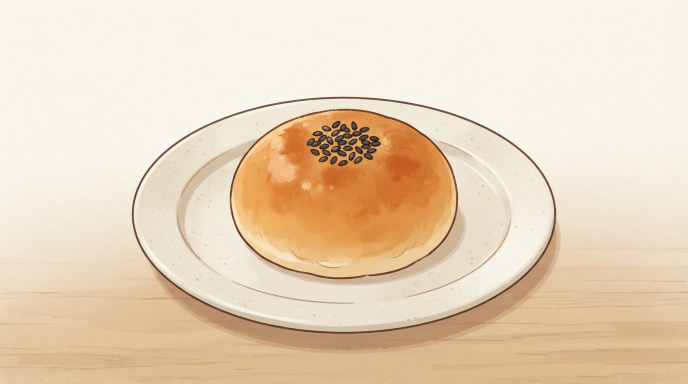
#> input picture pokedex/assets/images/anpan_image.png, 1376 x 768 px (shown at 1/2 size); its folder holds 3 pictures in this run
$ python resize_images.py
#> lines starting #> are read from the running program, lines starting #| are printed output that depends on the picture
from io import BytesIO
from pathlib import Path
import argparse

from PIL import Image, ImageOps


def display_name(value: str) -> str:
    return value.encode("ascii", "backslashreplace").decode("ascii")


def encode_webp(image: Image.Image, quality: int) -> bytes:
    """Encode an image as WebP and return the encoded bytes."""
    buffer = BytesIO()

    image.save(
        buffer,
        format="WEBP",
        quality=quality,
        method=6,  # Higher compression effort; slower but smaller files
    )

    return buffer.getvalue()


def convert_png(
    source: Path,
    destination: Path,
    max_size: int,
    target_kb: int,
    min_quality: int = 35,
    max_quality: int = 90,
) -> None:
#> called with max_size = 640, target_kb = 20, min_quality = 50, max_quality = 95
    with Image.open(source) as image:
        # Apply camera/mobile EXIF orientation before resizing.
#> image is the input picture: PIL image 1376x768 RGB; mean R, G, B 232.8, 212.8, 188.1
        image = ImageOps.exif_transpose(image)

        # Preserve aspect ratio and never enlarge smaller images.
        image.thumbnail((max_size, max_size), Image.Resampling.LANCZOS)
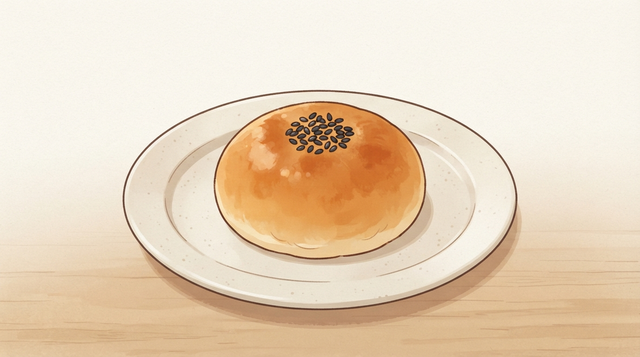
#> image: PIL image 640x357 RGB; mean R, G, B 232.8, 212.8, 188.1

        # Keep transparency when present. Otherwise use RGB.
        has_alpha = (
            image.mode in ("RGBA", "LA")
            or "transparency" in image.info
        )
#> has_alpha = False

        if has_alpha:
            image = image.convert("RGBA")
        else:
            image = image.convert("RGB")

        target_bytes = target_kb * 1024
        selected_data = None
        selected_quality = None

        # Try the highest quality first, then reduce until the target is met.
        for quality in range(max_quality, min_quality - 1, -1):
            data = encode_webp(image, quality)

            if selected_data is None or len(data) < len(selected_data):
                selected_data = data
                selected_quality = quality

            if len(data) <= target_bytes:
                selected_data = data
                selected_quality = quality
                break

        destination.write_bytes(selected_data)

        actual_kb = len(selected_data) / 1024
#> actual_kb = 19.38
        print(
            f"{display_name(source.name)} -> {display_name(destination.name)} | "
            f"{image.width}x{image.height} | "
            f"{actual_kb:.1f} KB | quality {selected_quality}"
        )
#| anpan_image.png -> anpan.webp | 640x357 | 19.4 KB | quality 91

        if actual_kb > target_kb:
            print(
                f"  Warning: could not reach {target_kb} KB without "
                f"using quality below {min_quality}."
            )

ASSETS_DIR = Path(__file__).resolve().parent.parent / "assets"

IMAGE_SUFFIXES = {".bmp", ".gif", ".jpeg", ".jpg", ".png", ".tif", ".tiff", ".webp"}


if __name__ == "__main__":
    source_dir = ASSETS_DIR / "images"
    thumbnail_dir = ASSETS_DIR / "thumbnails"
    thumbnail_dir.mkdir(parents=True, exist_ok=True)

    for source in sorted(source_dir.iterdir()):
        if not source.is_file() or source.suffix.lower() not in IMAGE_SUFFIXES:
            continue

        thumbnail_name = source.stem.removesuffix("_image") + ".webp"
        destination = thumbnail_dir / thumbnail_name
        convert_png(source, destination, 640, 20, min_quality=50, max_quality=95)
#> pass 2 of the loop `for source in sorted(source_dir.iterdir()):`:
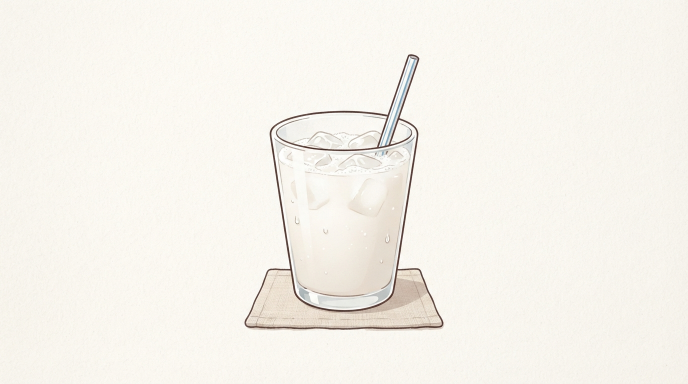
#> input picture pokedex/assets/images/calpis_image.png, 1376 x 768 px (shown at 1/2 size)
#> in convert_png, image is the input picture: PIL image 1376x768 RGB; mean R, G, B 246.3, 243.1, 236
#> in convert_png (call 2), `image.thumbnail((max_size, max_size), Image.Resampling.LANCZOS)`:
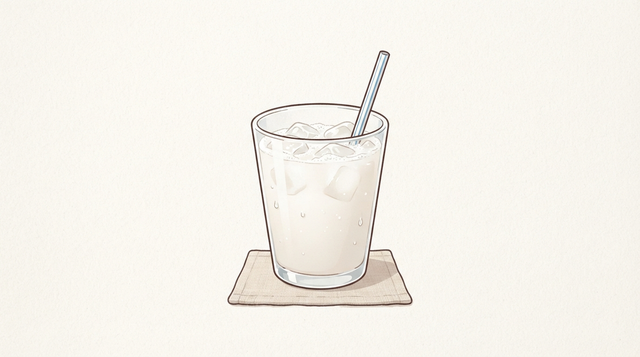
#> image: PIL image 640x357 RGB; mean R, G, B 246.3, 243.1, 236
#> actual_kb = 18.71
#| calpis_image.png -> calpis.webp | 640x357 | 18.7 KB | quality 94
#> pass 3 of the loop `for source in sorted(source_dir.iterdir()):`:
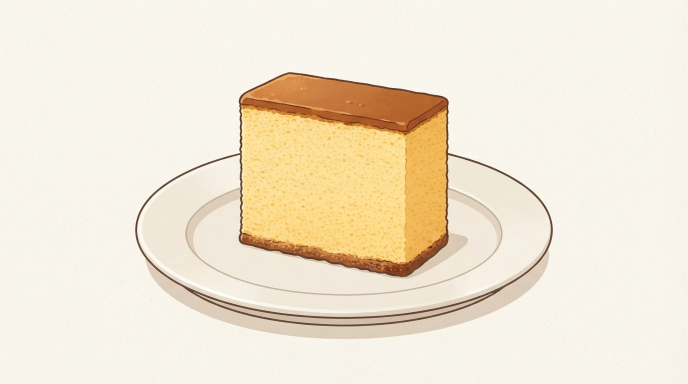
#> input picture pokedex/assets/images/castella_image.png, 1376 x 768 px (shown at 1/2 size)
#> in convert_png, image is the input picture: PIL image 1376x768 RGB; mean R, G, B 241.9, 231, 212
#> in convert_png (call 3), `image.thumbnail((max_size, max_size), Image.Resampling.LANCZOS)`:
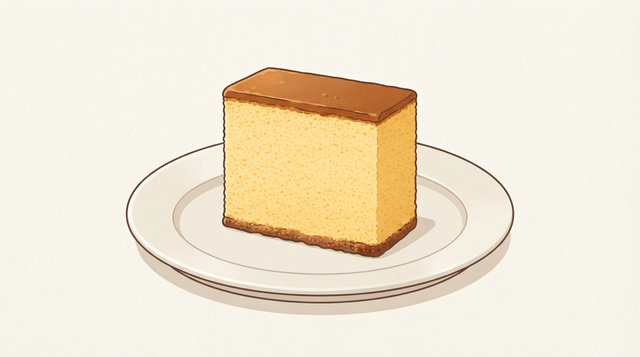
#> image: PIL image 640x357 RGB; mean R, G, B 241.9, 231, 212
#> actual_kb = 17.91
#| castella_image.png -> castella.webp | 640x357 | 17.9 KB | quality 91
